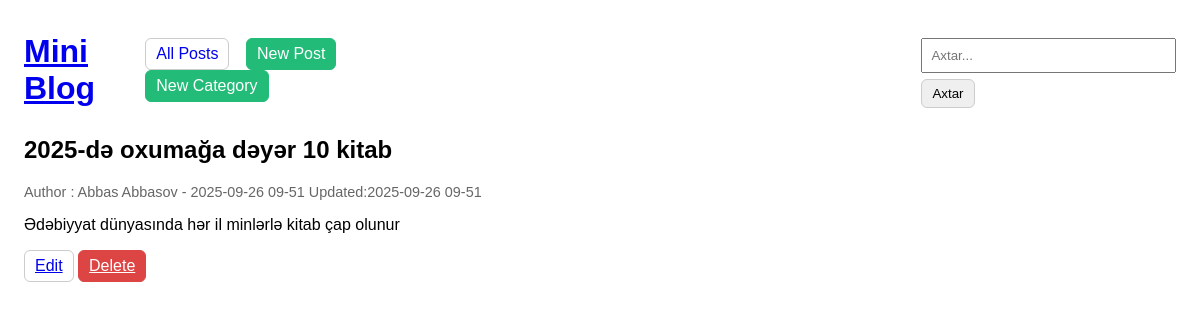
The app's page /post/top-books-to-read-2025 with its own data.
### blog/models.py (models this page shows, shortened)
class Post(models.Model):
    title=models.CharField(max_length=200)
    slug=models.SlugField(max_length=220,unique=True,blank=True)
    content=models.TextField()
    author=models.CharField(max_length=100,default='anonymous')
    created_at=models.DateTimeField(auto_now_add=True)
    updated_at=models.DateTimeField(auto_now=True)
    category=models.ForeignKey(Category,on_delete=models.CASCADE,null=True)
    class Meta:
        ordering=['-created_at']
        indexes=[
            models.Index(fields=['slug']),
            models.Index(fields=['-created_at']),
        ]

### blog/views.py (the view)
# urls.py: path('post/<slug:slug>', views.post_detail_by_slug, name='post_detail'),
def post_detail_by_slug(request, slug:str):
    post=get_object_or_404(Post, slug=slug)
    return render(request, 'blog/post_detail.html', {'post': post})

### blog/templates/blog/post_detail.html (shortened to what this page needs)
{% extends "blog/base.html" %}
{% block content %}
    <article>
    <h2>{{ post.title }}</h2>
    <p class="muted">
        Author : {{ post.author }} - {{ post.created_at|date:"Y-m-d H-i" }}
        {%  if post.updated_at  %} Updated:{{ post.updated_at|date:"Y-m-d H-i" }} {% endif %}
    </p>
    <p>
        {{ post.content|linebreaks }}
    </p>
    </article>
    <p>
    <a class="btn" href="{% url 'blog:post_update' post.pk %}">Edit</a>
    <a class="btn btn-danger" href="{% url 'blog:post_delete' post.pk %}">Delete</a>
    </p>
{% endblock %}

### blog/templates/blog/base.html (shortened to what this page needs)
<!DOCTYPE html>
<html lang="az">
<head>
    <link href="https://cdn.jsdelivr.net/npm/select2@4.1.0-rc.0/dist/css/select2.min.css" rel="stylesheet" />
</head>
<body>
  <header>
    <h1 style="margin:0;"><a style="width: 20px" href="{% url 'blog:post_list' %}">Mini Blog</a></h1>
    <nav>
      <a class="btn" href="{% url 'blog:post_list' %}">All Posts</a>
      <a class="btn btn-primary" href="{% url 'blog:post_create' %}">New Post</a>
      <a class="btn btn-primary" href="{% url 'blog:category_create' %}">New Category</a>
    </nav>
     <div style="display: flex; justify-content: space-between; width:1000px; ">
    <form  method="get" style="margin-left:auto; ">
      <input type="text" name="q" placeholder="Axtar..." value="{{ q|default:'' }}">
      <button class="btn">Axtar</button>
    </form>
     </div>
  </header>
  {% block content %}{% endblock %}
</body>
</html>

### blog/templates/blog/base.html (style rules this page uses)
body { font-family: sans-serif; margin: 24px; }
header { display:flex; gap:12px; align-items:center; margin-bottom: 16px; }
nav a { margin-right: 12px; text-decoration:none; }
.btn { padding:6px 10px; border:1px solid #ccc; border-radius:6px; display:inline-block; }
.btn-primary { background:#2b7; color:#fff; border-color:#2b7; }
.btn-danger { background:#d44; color:#fff; border-color:#d44; }
.muted { color:#666; font-size: 90%; }
form { display:block; margin:8px 0; }
input[type=text], textarea { width: 100%; padding:8px; box-sizing:border-box; margin:6px 0; }

### records on screen
Post: title "2025-də oxumağa dəyər 10 kitab", author "Abbas Abbasov", created_at "2025-09-26 09-51", updated_at "2025-09-26 09-51", content "Ədəbiyyat dünyasında hər il minlərlə kitab çap olunur"
